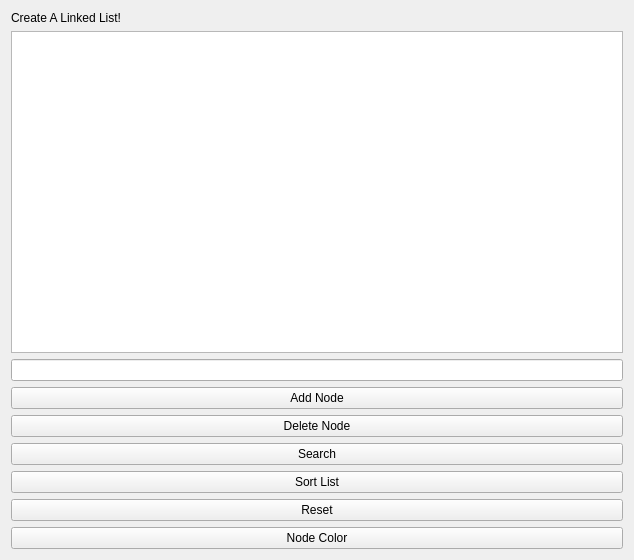
<?xml version="1.0" encoding="UTF-8"?>
<ui version="4.0">
 <class>LinkedListWidget</class>
 <widget class="QWidget" name="LinkedListWidget">
  <property name="geometry">
   <rect>
    <x>0</x>
    <y>0</y>
    <width>634</width>
    <height>560</height>
   </rect>
  </property>
  <property name="windowTitle">
   <string>Form</string>
  </property>
  <layout class="QVBoxLayout" name="verticalLayout">
   <item>
    <widget class="QLabel" name="pageTitle">
     <property name="text">
      <string>Create A Linked List!</string>
     </property>
    </widget>
   </item>
   <item>
    <widget class="QGraphicsView" name="graphicsView"/>
   </item>
   <item>
    <widget class="QLineEdit" name="nodeValueInput"/>
   </item>
   <item>
    <widget class="QPushButton" name="addNode">
     <property name="text">
      <string>Add Node</string>
     </property>
    </widget>
   </item>
   <item>
    <widget class="QPushButton" name="deleteNode">
     <property name="text">
      <string>Delete Node</string>
     </property>
    </widget>
   </item>
   <item>
    <widget class="QPushButton" name="searchForNode">
     <property name="text">
      <string>Search</string>
     </property>
    </widget>
   </item>
   <item>
    <widget class="QPushButton" name="sortButton">
     <property name="text">
      <string>Sort List</string>
     </property>
    </widget>
   </item>
   <item>
    <widget class="QPushButton" name="resetButton">
     <property name="text">
      <string>Reset</string>
     </property>
    </widget>
   </item>
   <item>
    <widget class="QPushButton" name="nodeColorButton">
     <property name="text">
      <string>Node Color</string>
     </property>
    </widget>
   </item>
  </layout>
 </widget>
 <resources/>
 <connections/>
</ui>
